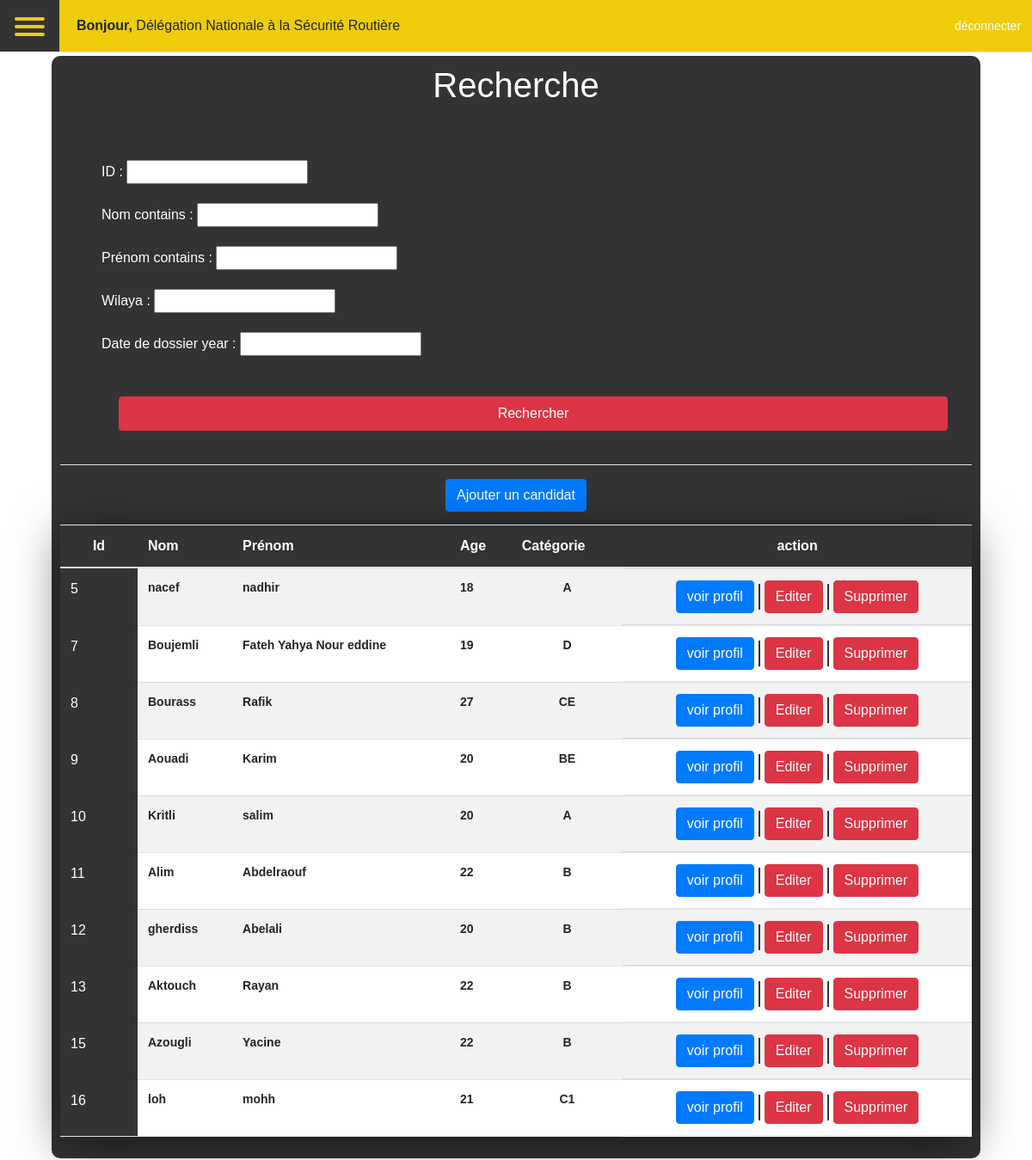
The page /liste_des_candidat/ (signed in) on the database its author committed.
### compte/models.py (models this page shows, shortened)
class Dnsr(models.Model):
    name = models.CharField(max_length=100)
    user = models.OneToOneField(User, null=True, on_delete=models.CASCADE)

class Candidat(models.Model):
    x = [
        ('A-', 'A-'),
        ('A+', 'A+'),
        ('B-', 'B-'),
        ('B+', 'B+'),
        ('O-', 'O-'),
        ('O+', 'O+'),
        ('AB-', 'AB-'),
        ('AB+', 'AB+'),
    ]
    dwsr = models.ForeignKey(Dwsr, null=True, blank=True, on_delete=models.CASCADE)
    user=models.OneToOneField(User,blank=True, null=True, on_delete=models.SET_NULL)
    nin = models.IntegerField(verbose_name=("Numéro de carte d'Identitée Nationale"))
    nom = models.CharField(verbose_name=("Nom"), max_length=100)
    prenom = models.CharField(verbose_name=("Prénom"), max_length=100)
    adresse = models.CharField(verbose_name=("Adresse"), max_length=200, null=True, blank=True)
    auto_école = models.ForeignKey(AutoEcole, null=True, blank=True, on_delete=models.CASCADE)
    categorie_du_permis = models.ForeignKey(CategoriePermi, null=True, blank=True, on_delete=models.PROTECT)
    code_postal = models.IntegerField(null=True, blank=True)
    wilaya = models.CharField(max_length=50, default='Alger')
    commune = models.CharField(max_length=100, default='Sidi Mhamed')
    date_de_naissance = models.DateField(null=True, blank=True)
    date_de_dossier = models.DateTimeField(default=datetime.now())
    Group_sanguin = models.CharField(max_length=3, default='A+', choices=x)
    date_reussite = models.DateField(null=True, blank=True)
    age = models.IntegerField(null=True, blank=True)
    réussit = models.BooleanField(null=True, blank=True)

class CategoriePermi(models.Model):
    nom = models.CharField(null=True, blank=True, max_length=3)
    discription = models.CharField(max_length=200, null=True, blank=True)
    def __str__(self):
        return self.nom

### compte/decorators.py (the view)
        def wrapper_func(request, *args, **kwargs):
            group = None
            if request.user.groups.exists():
                group = request.user.groups.all()[0].name
            if group in allowed_roles:
                return view_func(request, *args, **kwargs)
            else:
                return HttpResponse('Vous n\'ètes pas authorisé pour accéder à cette page')

### compte/views.py (called while the page is built)
@allowed_users(allowed_roles=['DWSR', 'DNSR'])
@login_required(login_url='login')
def liste_des_candidat(request):
    candidats = Candidat.objects.all()
    myFilter = CandidatFilter(request.GET, queryset = candidats)
    candidats =  myFilter.qs
    context = {
        'candidats': candidats,
        'myFilter': myFilter,
    }
    return render(request, 'liste_des_candidat.html', context)

### templates/liste_des_candidat.html
{% extends 'base.html' %}
{% block content %}
<section class="liste">
    <h1 style="margin-bottom: 15px;" class="text-white">Recherche</h1>
    <div class="search bg-transparent text-white w-100 p-5">
        <form class="filter-search" method="GET">
          <div class="w-100">
                   {{myFilter.form.as_p}}
          </div>
          <input type="submit" value="Rechercher" class="btn btn-danger" style="height: 40px; position: relative; top: 25px; left: 20px;">
        </form>
    </div>
    <hr style=" width: 100%; background: #fff;">
    <a href="{% url 'create_candidat' %}" class="btn btn-primary" style="display: block;">Ajouter un candidat</a>
  <div class="table w-100" >
      <table>
        <thead>
          <tr>
            <th>Id</th>
            <th>Nom</th>
            <th>Prénom</th>
            <th>Age</th>
            <th>Catégorie</th>
            <th style="text-align: center;">action</th>
          </tr>
        </thead>
        <tbody style="background: #fff;">
            {% for candidat in candidats %}
          <tr>
            <td>{{candidat.id}}</td>
            <td>{{candidat.nom}}</td>
            <td>{{candidat.prenom}}</td>
            <td>{{candidat.age}}</td>
            <td style="text-align: center;">{{candidat.categorie_du_permis}}</td>
            <td style="font-size: 20px; line-height: 45px; display: flex; justify-content: center; align-items: center;"><a href="{% url 'profile_candidat' candidat.id %}" class="btn btn-primary">voir profil</a><div style="background: #333; width: 2px; height: 30px; margin: 5px;"></div><a href="{% url 'update_candidat' candidat.id %}" class="btn btn-danger">Editer</a><div style="background: #333; width: 2px; height: 30px; margin: 5px;"></div><a href="{% url 'delete_candidat' candidat.id %}" class="btn btn-danger">Supprimer</a></td></td></td>
          </tr>
          {% endfor %}
        </tbody>
      </table>
    </div>
</section>
{% endblock %}

### templates/base.html (shortened to what this page needs)
{% load static %}
<!DOCTYPE html>
<html lang="en">
<head>
    <link rel="stylesheet" href="https://cdnjs.cloudflare.com/ajax/libs/font-awesome/6.1.1/css/all.min.css" />    <link rel="stylesheet" href="{% static '/css/style.css' %}">
    <link rel="stylesheet" href="{% static '/css/bootstrap.css' %}">
    <link rel="stylesheet" href="{% static '/css/main.min.css' %}">
    <link rel="stylesheet" href="{% static '/css/css2.css' %}">
    <link rel="stylesheet" href="{% static '/css/fontcss.css' %}">
    <link rel="stylesheet" href="{% static '/css/style.css' %}">
</head>
<body style="background: url('{% static 'images/pic-1.jpg' %}'); background-repeat: no-repeat; background-position: center; background-attachment: fixed;">
  {% if request.user.dwsr %}
  {% include 'parts/nav_dwsr.html' %}
  {% elif request.user.centreexamen %}
  {% include 'parts/nav_centre.html' %}
  {% elif request.user.dnsr %}
  {% include 'parts/nav_dnsr.html' %}
  {% elif request.user.candidat %}
  {% include 'parts/nav_candidat.html' %}
  {% else %}
  {% include 'parts/nav_dnsr.html' %}
  {% endif %}
    {% block content %}
    {% endblock %}
</body>
</html>

### templates/parts/nav_dnsr.html (shortened to what this page needs)
 {% load static %}
 <div class="wrapper sticky-top">
    <div class="top_navbar">
      <div id="hamburger" class="hamburger">
         <div class="one"></div>
         <div class="two"></div>
         <div class="three"></div>
      </div>
      <div class="top_menu">
        {% if request.user.dnsr %}
       <span><strong>Bonjour, </strong>{{request.user.dnsr.name}}</span>
       {% elif request.user.dwsr %}
       <span><strong>Bonjour, </strong>{{request.user.dwsr.name}}</span>
       {% elif request.user.centreexamen %}
       <span><strong>Bonjour, </strong>{{request.user.centreexamen.nom}}</span>
       {% elif request.user.candidat %}
       <span><strong>Bonjour, </strong>{{request.user.candidat.nom}} {{request.user.candidat.prenom}}</span>
       {% endif %}
        <div class="logo">
          {% if request.user.is_authenticated %}
          <div class="logout-btn"><a href="{% url 'logout' %}"> <span style="font-size: 14px;" class="title">déconnecter</span></a></div>
          {% else %}
          <img src="{% static '/images/logo.jpg' %}" alt="DNSR">
          {% endif %}
        </div>
      </div>
    </div>
</div>

### static/css/style.css (style rules this page uses)
* { margin: 0; padding: 0; list-style: none; text-decoration: none; box-sizing: border-box; font-family: 'Poppins',sans-serif; }
hr { background-color: black; }
.wrapper { font-family: 'Montserrat', sans-serif; }
.wrapper .top_navbar { width: 100%; height: 60px; display: flex; }
.wrapper .top_navbar .hamburger { width: 70px; height: 100%; background: #333; padding: 15px 17px; cursor: pointer; }
.wrapper .top_navbar .hamburger div { width: 35px; height: 4px; background: #eecc09; margin: 5px 0; border-radius: 5px; transition: all 0.5s ease; }
.wrapper .top_navbar .top_menu { width: 100%; height: 100%; background: #eecc09; display: flex; justify-content: space-between; align-items: center; padding: 0 20px; box-shadow: 0 1px 1px rgba(0,0,0,0.1); }
.wrapper .top_navbar .top_menu .logo { width: 60px; height: 60px; position: absolute; right: 30px; }
.wrapper .top_navbar .top_menu .logo .logout-btn { line-height: 60px; }
.wrapper .top_navbar .top_menu .logo .logout-btn a { text-decoration: none; color: #fff; display: block; }
.liste { display: flex; flex-direction: column; justify-content: center; align-items: center; background: #333; width: 90%; margin: 5px auto; border-radius: 10px; padding: 10px; }
.liste .filter-search { float: left; display: flex; flex-direction: column; width: 100%; }
.liste .filter-search div { display: flex; }
.table { width: 100%; background: #fff; margin: 15px; max-height: 85vh; overflow-y: auto; box-shadow: 0 10px 50px 0px rgba(0,0,0,0.5); }
table { width: 100%; text-align: left; border-collapse: collapse; }
table thead th, table tbody td { padding: 15px; border: none; font-weight: 600; font-size: 14px; }
table thead th { background: #333; color: #fff; font-size: 16px; position: sticky; top: -1px; }
table tbody td { border-bottom: 1px solid rgba(0,0,0,0.1); }
table thead th:nth-child(1), table tbody th:nth-child(1) { width: 90px; text-align: center; }
table tbody td:nth-child(1) { background: #333; color: #fff; font-size: 16px; font-weight: 500; }
table tbody tr:hover, table tbody tr:nth-child(odd) { background: rgba(0,0,0,0.05); }
@media screen and (max-width: 1211px) { .liste .filter-search { flex-direction: column; justify-content: center; } }
@media screen and (max-width: 1211px) { .liste .filter-search div { flex-direction: column; justify-content: center; } }

### rows shown on the page
Candidat: id "5", nom "nacef", prenom "nadhir", age "18", categorie_du_permis "A"
Candidat: id "7", nom "Boujemli", prenom "Fateh Yahya Nour eddine", age "19", categorie_du_permis "D"
Candidat: id "8", nom "Bourass", prenom "Rafik", age "27", categorie_du_permis "CE"
Candidat: id "9", nom "Aouadi", prenom "Karim", age "20", categorie_du_permis "BE"
Candidat: id "10", nom "Kritli", prenom "salim", age "20", categorie_du_permis "A"
Candidat: id "11", nom "Alim", prenom "Abdelraouf", age "22", categorie_du_permis "B"
Candidat: id "12", nom "gherdiss", prenom "Abelali", age "20", categorie_du_permis "B"
Candidat: id "13", nom "Aktouch", prenom "Rayan", age "22", categorie_du_permis "B"
Candidat: id "15", nom "Azougli", prenom "Yacine", age "22", categorie_du_permis "B"
Candidat: id "16", nom "loh", prenom "mohh", age "21", categorie_du_permis "C1"

### other values the page prints
{{ request.user.dnsr.name }} "Délégation Nationale à la Sécurité Routière"
